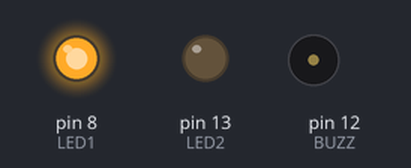
This sketch was run on a simulated Arduino Uno, built with avr-gcc and run on an emulated ATmega328P. Shown: output pins drawn as LEDs (lit = HIGH), buzzer (waves = sounding, pin HIGH).

Above: at 0.07 s.
At 2.73 s:
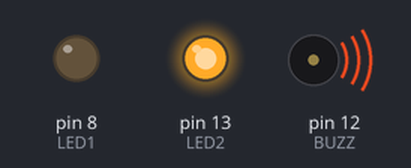
Timing chart, 0 to 3.0 s (numbered marks = the images above):
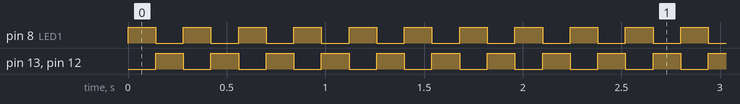

Measured:
- by itself, pin 8 (LED1), pin 13 (LED2), pin 12 (BUZZ): alternates HIGH for 0.14 s and LOW for 0.14 s

The sketch:

A1Q5.ino
```cpp
// A1Q5. To interface 2 LED with different colour and write a program to turn ON/OFF LED light on after another, which works light police Van Light. And also play the buzzer of police van or ambulance.

#define LED1 8
#define BUZZ 12
#define LED2 13

void setup() {
  pinMode(LED1, OUTPUT);
  pinMode(BUZZ, OUTPUT);
  pinMode(LED2, OUTPUT);
}

void loop() {
  digitalWrite(LED1, HIGH);
  digitalWrite(BUZZ, LOW);
  digitalWrite(LED2, LOW);
  delay(140);
  digitalWrite(LED1, LOW);
  digitalWrite(BUZZ, HIGH);
  digitalWrite(LED2, HIGH);
  delay(140);
}
```
